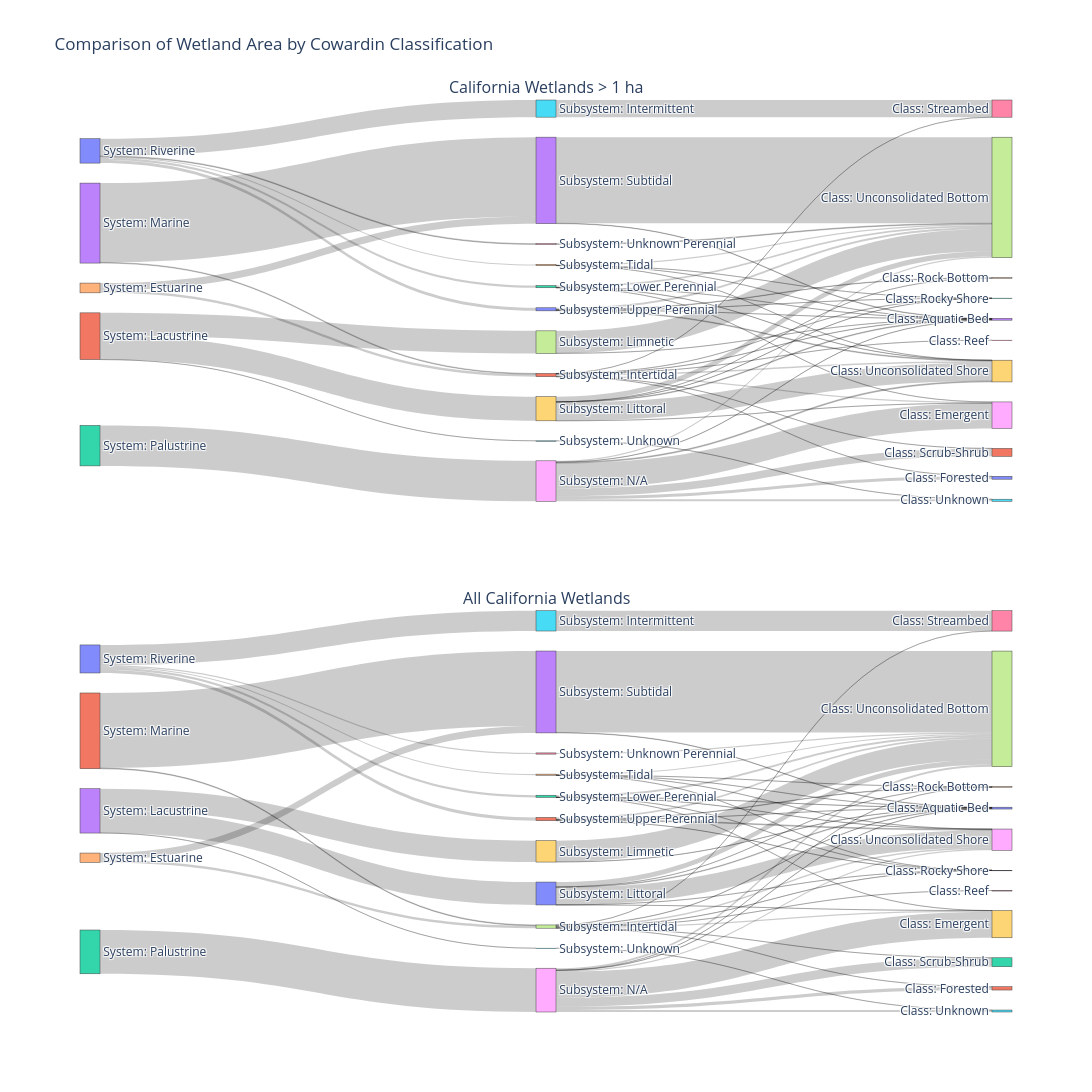

This figure's notebook cell:
### Code cell
# combine both sankey diagrams into one, again used chatgpt to help generate the code.

from plotly.subplots import make_subplots


# Create a figure with two Sankey subplots
# Create two vertically stacked Sankey diagrams
fig_combined = make_subplots(
    rows=2,
    cols=1,
    specs=[
        [{"type": "sankey"}],
        [{"type": "sankey"}]
    ],
    subplot_titles=(
        "California Wetlands > 1 ha",
        "All California Wetlands"
    ),
    vertical_spacing=0.12
)

# Top diagram: wetlands larger than 1 hectare
fig_combined.add_trace(
    go.Sankey(
        node=fig_subset.data[0].node,
        link=fig_subset.data[0].link
    ),
    row=1,
    col=1
)

# Bottom diagram: all wetlands
fig_combined.add_trace(
    go.Sankey(
        node=fig_subset_all.data[0].node,
        link=fig_subset_all.data[0].link
    ),
    row=2,
    col=1
)

# Overall layout
fig_combined.update_layout(
    title_text="Comparison of Wetland Area by Cowardin Classification",
    height=1200,
    width=1100
)

fig_combined.show()

### Figure 1 — Plotly figure (JSON) as saved in the notebook; plotly's stock layout.template omitted (floating-point values rounded to 4 significant figures)
{"data": [{"domain": {"x": [0, 1], "y": [0.56, 1]}, "link": {"hovertemplate": "%{source.label} → %{target.label}<br>Area: %{value:,.2s} hectares<extra></extra>", "source": [4, 4, 1, 1, 1, 3, 3, 2, 0, 0, 0, 0, 0, 5, 11, 11, 11, 11, 11, 11, 11, 11, 7, 7, 9, 9, 9, 9, 9, 9, 12, 12, 12, 12, 8, 8, 8, 8, 8, 8, 8, 13, 13, 14, 14, 14, 14, 15, 6, 10, 10, 10, 10, 10], "target": [11, 13, 7, 9, 15, 11, 13, 8, 5, 12, 14, 6, 10, 16, 23, 18, 20, 26, 22, 21, 16, 19, 23, 17, 23, 18, 24, 22, 17, 19, 23, 18, 17, 19, 23, 18, 20, 21, 17, 19, 25, 23, 17, 23, 22, 17, 19, 25, 17, 23, 24, 22, 17, 19], "value": [43010.0, 120800.0, 378600.0, 404700.0, 8.759, 11660.0, 1330000.0, 678500.0, 287500.0, 36850.0, 19530.0, 12790.0, 51670.0, 287500.0, 4009.0, 20430.0, 3.08, 110.6, 2995.0, 80.32, 707.7, 26330.0, 2853.0, 375800.0, 11950.0, 860.8, 13.86, 3.427, 85890.0, 305900.0, 1443.0, 8.337, 32060.0, 3342.0, 2434.0, 422500.0, 48110.0, 133000.0, 21600.0, 16060.0, 34770.0, 7307.0, 1443000.0, 144.2, 2.638, 19080.0, 305.5, 8.759, 12790.0, 72.08, 7592.0, 348.1, 30880.0, 12780.0]}, "node": {"label": ["System: Riverine", "System: Lacustrine", "System: Palustrine", "System: Marine", "System: Estuarine", "Subsystem: Intermittent", "Subsystem: Unknown Perennial", "Subsystem: Limnetic", "Subsystem: N/A", "Subsystem: Littoral", "Subsystem: Upper Perennial", "Subsystem: Intertidal", "Subsystem: Lower Perennial", "Subsystem: Subtidal", "Subsystem: Tidal", "Subsystem: Unknown", "Class: Streambed", "Class: Unconsolidated Bottom", "Class: Emergent", "Class: Unconsolidated Shore", "Class: Forested", "Class: Scrub-Shrub", "Class: Rocky Shore", "Class: Aquatic Bed", "Class: Rock Bottom", "Class: Unknown", "Class: Reef"]}, "type": "sankey"}, {"domain": {"x": [0, 1], "y": [0, 0.44]}, "link": {"hovertemplate": "%{source.label} → %{target.label}<br>Area: %{value:,.2s} hectares<extra></extra>", "source": [4, 4, 3, 3, 3, 1, 1, 2, 0, 0, 0, 0, 0, 5, 7, 7, 7, 7, 7, 7, 7, 7, 9, 9, 10, 10, 10, 10, 10, 10, 12, 12, 12, 12, 12, 8, 8, 8, 8, 8, 8, 8, 8, 13, 13, 14, 14, 14, 14, 14, 15, 6, 11, 11, 11, 11, 11], "target": [7, 13, 9, 10, 15, 7, 13, 8, 5, 12, 14, 6, 11, 16, 20, 19, 21, 26, 23, 22, 16, 18, 20, 17, 20, 19, 24, 23, 17, 18, 20, 19, 23, 17, 18, 20, 19, 21, 24, 22, 17, 18, 25, 20, 17, 20, 24, 23, 17, 18, 25, 17, 20, 24, 23, 17, 18], "value": [45190.0, 120900.0, 379100.0, 405700.0, 8.759, 12250.0, 1330000.0, 775800.0, 359500.0, 39100.0, 19640.0, 21470.0, 56920.0, 359500.0, 4150.0, 21370.0, 3.685, 116.1, 3320.0, 109.2, 1027.0, 27340.0, 2859.0, 376300.0, 12080.0, 927.9, 13.86, 5.263, 86010.0, 306600.0, 1975.0, 18.16, 1.623, 33010.0, 4095.0, 4165.0, 459900.0, 58340.0, 1.046, 158800.0, 36630.0, 23190.0, 34770.0, 7374.0, 1443000.0, 160.1, 0.0404, 3.527, 19120.0, 348.2, 8.759, 21470.0, 87.11, 8334.0, 694.7, 32500.0, 15300.0]}, "node": {"label": ["System: Riverine", "System: Marine", "System: Palustrine", "System: Lacustrine", "System: Estuarine", "Subsystem: Intermittent", "Subsystem: Unknown Perennial", "Subsystem: Intertidal", "Subsystem: N/A", "Subsystem: Limnetic", "Subsystem: Littoral", "Subsystem: Upper Perennial", "Subsystem: Lower Perennial", "Subsystem: Subtidal", "Subsystem: Tidal", "Subsystem: Unknown", "Class: Streambed", "Class: Unconsolidated Bottom", "Class: Unconsolidated Shore", "Class: Emergent", "Class: Aquatic Bed", "Class: Forested", "Class: Scrub-Shrub", "Class: Rocky Shore", "Class: Rock Bottom", "Class: Unknown", "Class: Reef"]}, "type": "sankey"}], "layout": {"annotations": [{"font": {"size": 16}, "showarrow": false, "text": "California Wetlands > 1 ha", "x": 0.5, "xanchor": "center", "xref": "paper", "y": 1, "yanchor": "bottom", "yref": "paper"}, {"font": {"size": 16}, "showarrow": false, "text": "All California Wetlands", "x": 0.5, "xanchor": "center", "xref": "paper", "y": 0.44, "yanchor": "bottom", "yref": "paper"}], "height": 1200, "title": {"text": "Comparison of Wetland Area by Cowardin Classification"}, "width": 1100}}
